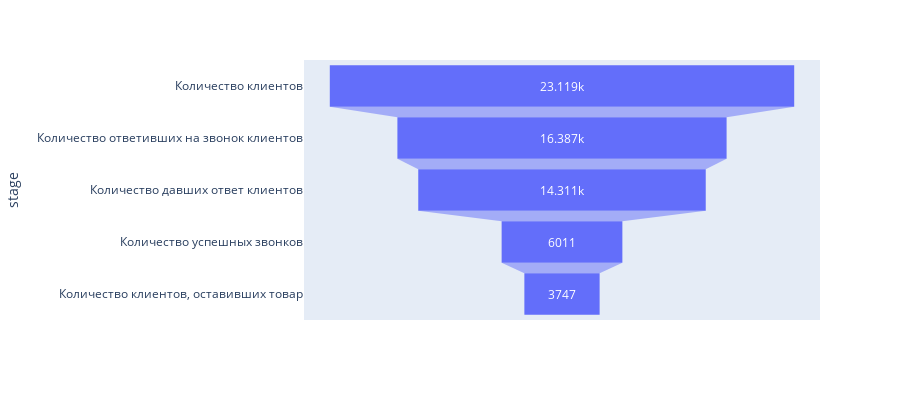

The notebook cell saved with this chart:
### Code cell
data = dict(
    number=[clients_quantity, answers_quantity, yes_no_quantity, success_quantity, success_quantity - reject_quantity],
    stage=["Количество клиентов", "Количество ответивших на звонок клиентов", "Количество давших ответ клиентов",
           "Количество успешных звонков", "Количество клиентов, оставивших товар"])
fig = px.funnel(data, x='number', y='stage', width=900, height=400)
fig.show()

### Figure 1 — Plotly figure (JSON) as saved in the notebook; plotly's stock layout.template omitted (floating-point values rounded to 4 significant figures)
{"data": [{"hovertemplate": "number=%{x}<br>stage=%{y}<extra></extra>", "legendgroup": "", "marker": {"color": "#636efa"}, "name": "", "orientation": "h", "showlegend": false, "type": "funnel", "x": [23119, 16387, 14311, 6011, 3747], "xaxis": "x", "y": ["Количество клиентов", "Количество ответивших на звонок клиентов", "Количество давших ответ клиентов", "Количество успешных звонков", "Количество клиентов, оставивших товар"], "yaxis": "y"}], "layout": {"height": 400, "legend": {"tracegroupgap": 0}, "margin": {"t": 60}, "width": 900, "xaxis": {"anchor": "y", "domain": [0, 1], "title": {"text": "number"}}, "yaxis": {"anchor": "x", "domain": [0, 1], "title": {"text": "stage"}}}}
